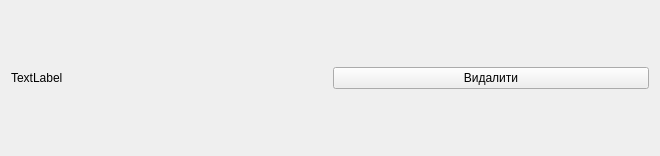
<?xml version="1.0" encoding="UTF-8"?>
<ui version="4.0">
 <class>Form</class>
 <widget class="QWidget" name="Form">
  <property name="geometry">
   <rect>
    <x>0</x>
    <y>0</y>
    <width>660</width>
    <height>156</height>
   </rect>
  </property>
  <property name="windowTitle">
   <string>Form</string>
  </property>
  <layout class="QGridLayout" name="gridLayout">
   <item row="0" column="1">
    <widget class="QPushButton" name="pushButton">
     <property name="text">
      <string>Видалити</string>
     </property>
    </widget>
   </item>
   <item row="0" column="0">
    <widget class="QLabel" name="label">
     <property name="text">
      <string>TextLabel</string>
     </property>
    </widget>
   </item>
  </layout>
 </widget>
 <resources/>
 <connections/>
</ui>
